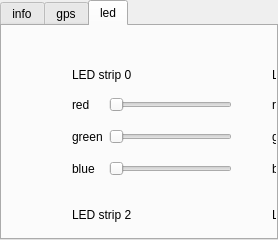
      <widget class="QTabWidget" name="left_tabs">
       <property name="currentIndex">
        <number>2</number>
       </property>
       <widget class="QWidget" name="InfoPage">
        <attribute name="title">
         <string>info</string>
        </attribute>
        <layout class="QVBoxLayout" name="verticalLayout_plots">
         <item>
          <widget class="QTextBrowser" name="textBrowser"/>
         </item>
        </layout>
       </widget>
       <widget class="QWidget" name="gpsPage">
        <attribute name="title">
         <string>gps</string>
        </attribute>
        <widget class="PlotWidget" name="gps_graphicsView">
         <property name="geometry">
          <rect>
           <x>20</x>
           <y>20</y>
           <width>591</width>
           <height>491</height>
          </rect>
         </property>
        </widget>
       </widget>
       <widget class="QWidget" name="ledPage">
        <attribute name="title">
         <string>led</string>
        </attribute>
        <widget class="QWidget" name="gridLayoutWidget">
         <property name="geometry">
          <rect>
           <x>70</x>
           <y>60</y>
           <width>160</width>
           <height>101</height>
          </rect>
         </property>
         <layout class="QGridLayout" name="gridLayout_led_strip0">
          <item row="2" column="0">
           <widget class="QLabel" name="label_3">
            <property name="text">
             <string>blue</string>
            </property>
           </widget>
          </item>
          <item row="0" column="0">
           <widget class="QLabel" name="label">
            <property name="text">
             <string>red</string>
            </property>
           </widget>
          </item>
          <item row="1" column="0">
           <widget class="QLabel" name="label_2">
            <property name="text">
             <string>green</string>
            </property>
           </widget>
          </item>
          <item row="0" column="1">
           <widget class="QSlider" name="horizontalSlider_led_0_r">
            <property name="maximum">
             <number>255</number>
            </property>
            <property name="orientation">
             <enum>Qt::Horizontal</enum>
            </property>
           </widget>
          </item>
          <item row="1" column="1">
           <widget class="QSlider" name="horizontalSlider_led_0_g">
            <property name="maximum">
             <number>255</number>
            </property>
            <property name="orientation">
             <enum>Qt::Horizontal</enum>
            </property>
           </widget>
          </item>
          <item row="2" column="1">
           <widget class="QSlider" name="horizontalSlider_led_0_b">
            <property name="maximum">
             <number>255</number>
            </property>
            <property name="orientation">
             <enum>Qt::Horizontal</enum>
            </property>
           </widget>
          </item>
         </layout>
        </widget>
        <widget class="QLabel" name="led_label_0">
         <property name="geometry">
          <rect>
           <x>70</x>
           <y>40</y>
           <width>91</width>
           <height>17</height>
          </rect>
         </property>
         <property name="text">
          <string>LED strip 0</string>
         </property>
        </widget>
        <widget class="QWidget" name="gridLayoutWidget_2">
         <property name="geometry">
          <rect>
           <x>270</x>
           <y>60</y>
           <width>160</width>
           <height>101</height>
          </rect>
         </property>
         <layout class="QGridLayout" name="gridLayout_led_strip1">
          <item row="2" column="0">
           <widget class="QLabel" name="label_8">
            <property name="text">
             <string>blue</string>
            </property>
           </widget>
          </item>
          <item row="0" column="0">
           <widget class="QLabel" name="label_9">
            <property name="text">
             <string>red</string>
            </property>
           </widget>
          </item>
          <item row="1" column="0">
           <widget class="QLabel" name="label_10">
            <property name="text">
             <string>green</string>
            </property>
           </widget>
          </item>
          <item row="0" column="1">
           <widget class="QSlider" name="horizontalSlider_led_1_r">
            <property name="maximum">
             <number>255</number>
            </property>
            <property name="orientation">
             <enum>Qt::Horizontal</enum>
            </property>
           </widget>
          </item>
          <item row="1" column="1">
           <widget class="QSlider" name="horizontalSlider_led_1_g">
            <property name="maximum">
             <number>255</number>
            </property>
            <property name="orientation">
             <enum>Qt::Horizontal</enum>
            </property>
           </widget>
          </item>
          <item row="2" column="1">
           <widget class="QSlider" name="horizontalSlider_led_1_b">
            <property name="maximum">
             <number>255</number>
            </property>
            <property name="orientation">
             <enum>Qt::Horizontal</enum>
            </property>
           </widget>
          </item>
         </layout>
        </widget>
        <widget class="QLabel" name="led_label_1">
         <property name="geometry">
          <rect>
           <x>270</x>
           <y>40</y>
           <width>91</width>
           <height>17</height>
          </rect>
         </property>
         <property name="text">
          <string>LED strip 1</string>
         </property>
        </widget>
        <widget class="QWidget" name="gridLayoutWidget_3">
         <property name="geometry">
          <rect>
           <x>70</x>
           <y>200</y>
           <width>160</width>
           <height>101</height>
          </rect>
         </property>
         <layout class="QGridLayout" name="gridLayout_led_strip2">
          <item row="2" column="0">
           <widget class="QLabel" name="label_11">
            <property name="text">
             <string>blue</string>
            </property>
           </widget>
          </item>
          <item row="0" column="0">
           <widget class="QLabel" name="label_12">
            <property name="text">
             <string>red</string>
            </property>
           </widget>
          </item>
          <item row="1" column="0">
           <widget class="QLabel" name="label_13">
            <property name="text">
             <string>green</string>
            </property>
           </widget>
          </item>
          <item row="0" column="1">
           <widget class="QSlider" name="horizontalSlider_led_2_r">
            <property name="maximum">
             <number>255</number>
            </property>
            <property name="orientation">
             <enum>Qt::Horizontal</enum>
            </property>
           </widget>
          </item>
          <item row="1" column="1">
           <widget class="QSlider" name="horizontalSlider_led_2_g">
            <property name="maximum">
             <number>255</number>
            </property>
            <property name="orientation">
             <enum>Qt::Horizontal</enum>
            </property>
           </widget>
          </item>
          <item row="2" column="1">
           <widget class="QSlider" name="horizontalSlider_led_2_b">
            <property name="maximum">
             <number>255</number>
            </property>
            <property name="orientation">
             <enum>Qt::Horizontal</enum>
            </property>
           </widget>
          </item>
         </layout>
        </widget>
        <widget class="QLabel" name="led_label_2">
         <property name="geometry">
          <rect>
           <x>70</x>
           <y>180</y>
           <width>91</width>
           <height>17</height>
          </rect>
         </property>
         <property name="text">
          <string>LED strip 2</string>
         </property>
        </widget>
        <widget class="QLabel" name="led_label_3">
         <property name="geometry">
          <rect>
           <x>270</x>
           <y>180</y>
           <width>91</width>
           <height>17</height>
          </rect>
         </property>
         <property name="text">
          <string>LED strip 3</string>
         </property>
        </widget>
        <widget class="QWidget" name="gridLayoutWidget_4">
         <property name="geometry">
          <rect>
           <x>270</x>
           <y>200</y>
           <width>160</width>
           <height>101</height>
          </rect>
         </property>
         <layout class="QGridLayout" name="gridLayout_led_strip3">
          <item row="2" column="0">
           <widget class="QLabel" name="label_14">
            <property name="text">
             <string>blue</string>
            </property>
           </widget>
          </item>
          <item row="0" column="0">
           <widget class="QLabel" name="label_15">
            <property name="text">
             <string>red</string>
            </property>
           </widget>
          </item>
          <item row="1" column="0">
           <widget class="QLabel" name="label_16">
            <property name="text">
             <string>green</string>
            </property>
           </widget>
          </item>
          <item row="0" column="1">
           <widget class="QSlider" name="horizontalSlider_led_3_r">
            <property name="maximum">
             <number>255</number>
            </property>
            <property name="orientation">
             <enum>Qt::Horizontal</enum>
            </property>
           </widget>
          </item>
          <item row="1" column="1">
           <widget class="QSlider" name="horizontalSlider_led_3_g">
            <property name="maximum">
             <number>255</number>
            </property>
            <property name="orientation">
             <enum>Qt::Horizontal</enum>
            </property>
           </widget>
          </item>
          <item row="2" column="1">
           <widget class="QSlider" name="horizontalSlider_led_3_b">
            <property name="maximum">
             <number>255</number>
            </property>
            <property name="orientation">
             <enum>Qt::Horizontal</enum>
            </property>
           </widget>
          </item>
         </layout>
        </widget>
        <widget class="QPushButton" name="pushButton_led_strip_update">
         <property name="geometry">
          <rect>
           <x>470</x>
           <y>270</y>
           <width>131</width>
           <height>27</height>
          </rect>
         </property>
         <property name="text">
          <string>update LED strips</string>
         </property>
        </widget>
        <widget class="QCheckBox" name="checkBox_led_strip_update_continuous">
         <property name="geometry">
          <rect>
           <x>470</x>
           <y>240</y>
           <width>131</width>
           <height>22</height>
          </rect>
         </property>
         <property name="text">
          <string>continuous</string>
         </property>
        </widget>
        <zorder>gridLayoutWidget</zorder>
        <zorder>led_label_0</zorder>
        <zorder>gridLayoutWidget_2</zorder>
        <zorder>led_label_1</zorder>
        <zorder>gridLayoutWidget_3</zorder>
        <zorder>led_label_2</zorder>
        <zorder>led_label_3</zorder>
        <zorder>gridLayoutWidget_4</zorder>
        <zorder>pushButton_led_strip_update</zorder>
        <zorder>checkBox_led_strip_update_continuous</zorder>
        <zorder>right_tabs</zorder>
       </widget>
      </widget>
